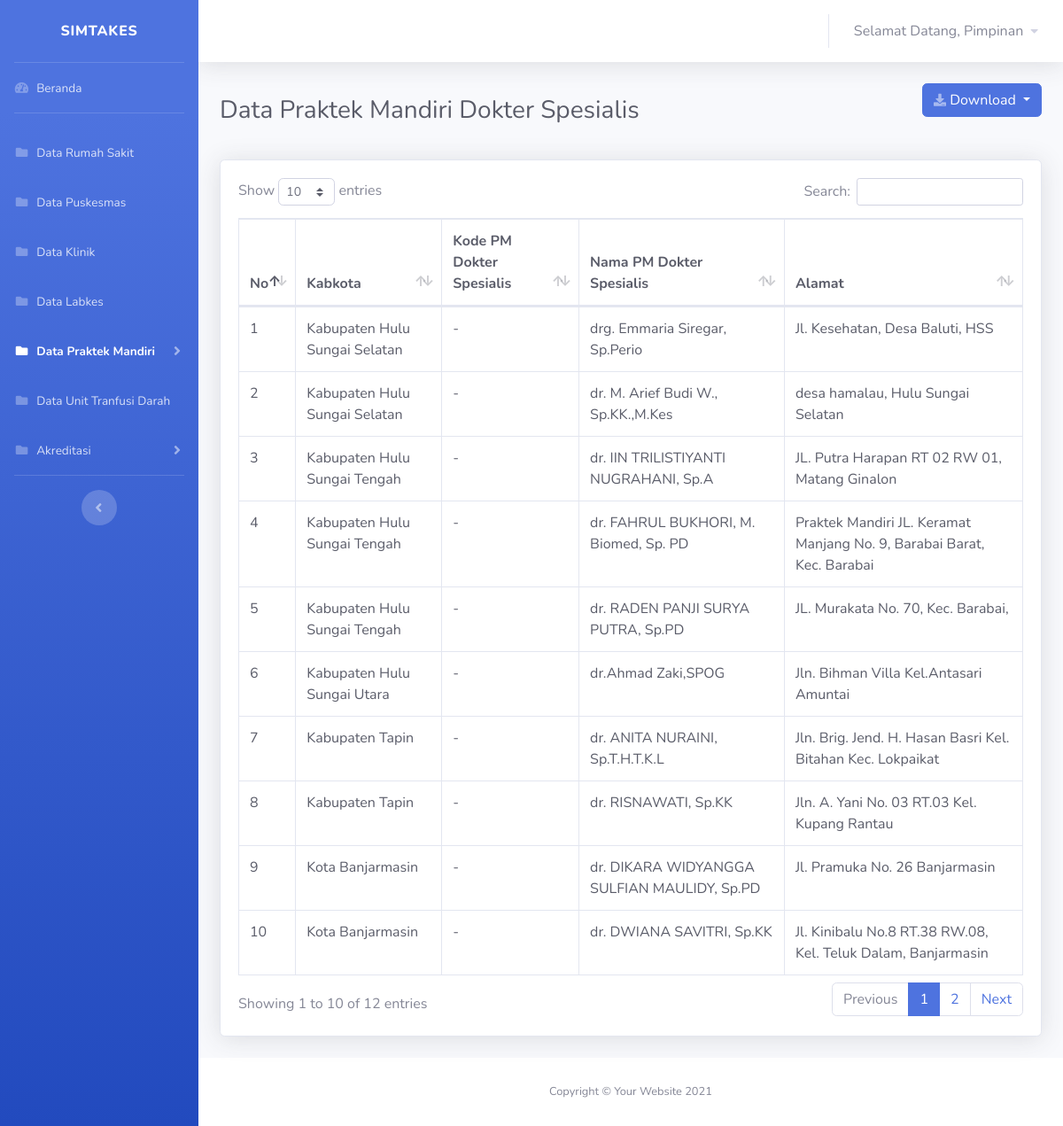
The app's page /views/pimpinan/praktekmandiri/pm_doktersp.php (signed in) with its own data.
### tables this page shows
CREATE TABLE `user` (
  `id_user` int(11) NOT NULL,
  `username` varchar(30) NOT NULL,
  `nama` varchar(100) NOT NULL,
  `password` varchar(30) NOT NULL,
  `id_role` int(11) NOT NULL
);

CREATE TABLE `data_pmdrsp` (
  `idx` int(11) NOT NULL,
  `kabkota` varchar(50) NOT NULL,
  `kodepmdrsp` varchar(50) NOT NULL,
  `namapmdrsp` varchar(50) NOT NULL,
  `alamat` varchar(255) NOT NULL
);

### koneksi.php (called while the page is built, shortened)
<?php
$koneksi = mysqli_connect("localhost", "root", "", "simtakes") or die(mysqli_error($koneksi));
$username = $_SESSION['username'];
$id_role = $_SESSION['id_role'];
function query($query)
{
    global $koneksi;
    $result = mysqli_query($koneksi, $query);
    $rows = [];
    while ($row = mysqli_fetch_assoc($result)) {
        $rows[] = $row;
    }
    return $rows;
}
?>

### views/pimpinan/praktekmandiri/pm_doktersp.php (the view, shortened to what this page needs)
<?php
require '../../../koneksi.php';
$doktersp = query("SELECT * FROM data_pmdrsp ORDER BY kabkota");
?>
<!DOCTYPE html>
<html lang="en">
<head>
    <link href="../../../vendor/fontawesome-free/css/all.min.css" rel="stylesheet" type="text/css">
    <link href="../../../css/sb-admin-2.min.css" rel="stylesheet">
    <link href="../../../vendor/datatables/dataTables.bootstrap4.min.css" rel="stylesheet">
</head>
<body id="page-top">
    <div id="wrapper">
        <ul class="navbar-nav bg-gradient-primary sidebar sidebar-dark accordion" id="accordionSidebar">
            <a class="sidebar-brand d-flex align-items-center justify-content-center" href="dashboard.php">
                <div class="sidebar-brand-text mx-3">SIMTAKES</div>
            </a>
            <hr class="sidebar-divider my-0">
            <li class="nav-item ">
                <a class="nav-link" href="../dashboard.php">
                    <i class="fas fa-fw fa-tachometer-alt"></i>
                    <span>Beranda</span></a>
            </li>
            <hr class="sidebar-divider">
            <li class="nav-item">
                <a class="nav-link" href="../rumahsakit/rumahsakit.php">
                <i class="fas fa-fw fa-folder"></i>
                    <span>Data Rumah Sakit</span></a>
            </li>
            <li class="nav-item ">
                <a class="nav-link " href="../puskesmas/puskesmas.php" >
                    <i class="fas fa-fw fa-folder"></i>
                    <span>Data Puskesmas</span>
                </a>
            </li>
            <li class="nav-item ">
                <a class="nav-link " href="../klinik/klinik.php" >
                    <i class="fas fa-fw fa-folder"></i>
                    <span>Data Klinik</span>
                </a>
            </li>
            <li class="nav-item">
                <a class="nav-link " href="../labkes/labkes.php" >
                    <i class="fas fa-fw fa-folder"></i>
                    <span>Data Labkes</span>
                </a>
            </li>
            <li class="nav-item active">
                <a class="nav-link collapsed" href="#" data-toggle="collapse" data-target="#collapsePages"
                    aria-expanded="true" aria-controls="collapsePages">
                    <i class="fas fa-fw fa-folder"></i>
                    <span>Data Praktek Mandiri</span>
                </a>
            </li>
            <li class="nav-item">
                <a class="nav-link" href="../transfusidarah/transfusidarah.php">
                <i class="fas fa-fw fa-folder"></i>
                    <span>Data Unit Tranfusi Darah</span></a>
            </li>
            <li class="nav-item">
                <a class="nav-link collapsed" href="#" data-toggle="collapse" data-target="#collapseAkreditasi"
                    aria-expanded="true" aria-controls="collapseAkreditasi">
                    <i class="fas fa-fw fa-folder"></i>
                    <span>Akreditasi</span>
                </a>
            </li>
            <hr class="sidebar-divider d-none d-md-block">
            <div class="text-center d-none d-md-inline">
                <button class="rounded-circle border-0" id="sidebarToggle"></button>
            </div>
        </ul>
        <div id="content-wrapper" class="d-flex flex-column">
            <div id="content">
                <nav class="navbar navbar-expand navbar-light bg-white topbar mb-4 static-top shadow">
                    <ul class="navbar-nav ml-auto">
                        <li class="nav-item dropdown no-arrow">
                            <a class="nav-link dropdown-toggle" href="#" id="userDropdown" role="button"
                                data-toggle="dropdown" aria-haspopup="true" aria-expanded="false">
                                <span class="mr-2 d-none d-lg-inline text-gray-600">Selamat Datang,
                                <?php $index = mysqli_query($koneksi,"SELECT nama from user where username='$username' AND id_role = '$id_role'");
                                $row = mysqli_fetch_array($index);
                                if ($row && $row["nama"] == !'') {
                                echo $row['nama'];
                                }else
                                {
                                echo "no class";
                                }
                                ?>
                                </span>
                                    <i class="fas fa-caret-down fa-sm"></i>
                            </a>
                        </li>
                    </ul>
                </nav>
                <div class="container-fluid">
                    <div class="d-sm-flex align-items-center justify-content-between mb-4">
                        <h1 class="h3 mb-0 text-gray-800">Data Praktek Mandiri Dokter Spesialis</h1>
                        <div class="d-sm-flex align-items-center justify-content-between mb-4">
                            <div class="btn-group">
                                <button type="button" class="btn btn-primary dropdown-toggle " data-toggle="dropdown" aria-haspopup="true" aria-expanded="false"><i
                                    class="fas fa-download fa-sm text-white-50"></i>
                                    Download
                                </button>
                            </div>
                        </div>
                    </div>
                        <div class="card shadow mb-4">
                            <div class="card-body">
                                <div class="table-responsive">
                                    <table class="table table-bordered text-dark" id="dataTable" width="100%" cellspacing="0">
                                        <thead>
                                            <tr>
                                            <th>No</th>
                                            <th>Kabkota</th>
                                            <th>Kode PM Dokter Spesialis</th>
                                            <th>Nama PM Dokter Spesialis</th>
                                            <th>Alamat</th>
                                            </tr>
                                        </thead>
                                        <tbody>
                                            <?php $no = 1; ?>
                                            <?php foreach ($doktersp as $sp) : ?>
                                            <tr>
                                                <td><?= $no++ ?></td>
                                                <td><?= $sp['kabkota'] ?></td>
                                                <td><?= $sp['kodepmdrsp'] ?></td>
                                                <td><?= $sp['namapmdrsp'] ?></td>
                                                <td><?= $sp['alamat'] ?></td>
                                            </tr>
                                            <?php endforeach ?>
                                        </tbody>
                                    </table>
                                </div>
                            </div>
                        </div>
                </div>
            </div>
            <footer class="sticky-footer bg-white">
                <div class="container my-auto">
                    <div class="copyright text-center my-auto">
                        <span>Copyright &copy; Your Website 2021</span>
                    </div>
                </div>
            </footer>
        </div>
    </div>
</body>
</html>

### records on screen
user: nama "Pimpinan"
data_pmdrsp: kabkota "Kabupaten Hulu Sungai Selatan", kodepmdrsp "-", namapmdrsp "drg. Emmaria Siregar, Sp.Perio", alamat "Jl. Kesehatan, Desa Baluti, HSS"
data_pmdrsp: kabkota "Kabupaten Hulu Sungai Selatan", kodepmdrsp "-", namapmdrsp "dr. M. Arief Budi W., Sp.KK.,M.Kes", alamat "desa hamalau, Hulu Sungai Selatan"
data_pmdrsp: kabkota "Kabupaten Hulu Sungai Tengah", kodepmdrsp "-", namapmdrsp "dr. IIN TRILISTIYANTI NUGRAHANI, Sp.A", alamat "JL. Putra Harapan RT 02 RW 01, Matang Ginalon"
data_pmdrsp: kabkota "Kabupaten Hulu Sungai Tengah", kodepmdrsp "-", namapmdrsp "dr. FAHRUL BUKHORI, M. Biomed, Sp. PD", alamat "Praktek Mandiri JL. Keramat Manjang No. 9, Barabai Barat, Kec. Barabai"
data_pmdrsp: kabkota "Kabupaten Hulu Sungai Tengah", kodepmdrsp "-", namapmdrsp "dr. RADEN PANJI SURYA PUTRA, Sp.PD", alamat "JL. Murakata No. 70, Kec. Barabai,"
data_pmdrsp: kabkota "Kabupaten Hulu Sungai Utara", kodepmdrsp "-", namapmdrsp "dr.Ahmad Zaki,SPOG", alamat "Jln. Bihman Villa Kel.Antasari Amuntai"
data_pmdrsp: kabkota "Kabupaten Tapin", kodepmdrsp "-", namapmdrsp "dr. ANITA NURAINI, Sp.T.H.T.K.L", alamat "Jln. Brig. Jend. H. Hasan Basri Kel. Bitahan Kec. Lokpaikat"
data_pmdrsp: kabkota "Kabupaten Tapin", kodepmdrsp "-", namapmdrsp "dr. RISNAWATI, Sp.KK", alamat "Jln. A. Yani No. 03 RT.03 Kel. Kupang Rantau"
data_pmdrsp: kabkota "Kota Banjarmasin", kodepmdrsp "-", namapmdrsp "dr. DIKARA WIDYANGGA SULFIAN MAULIDY, Sp.PD", alamat "Jl. Pramuka No. 26 Banjarmasin"
data_pmdrsp: kabkota "Kota Banjarmasin", kodepmdrsp "-", namapmdrsp "dr. DWIANA SAVITRI, Sp.KK", alamat "Jl. Kinibalu No.8 RT.38 RW.08, Kel. Teluk Dalam, Banjarmasin"
